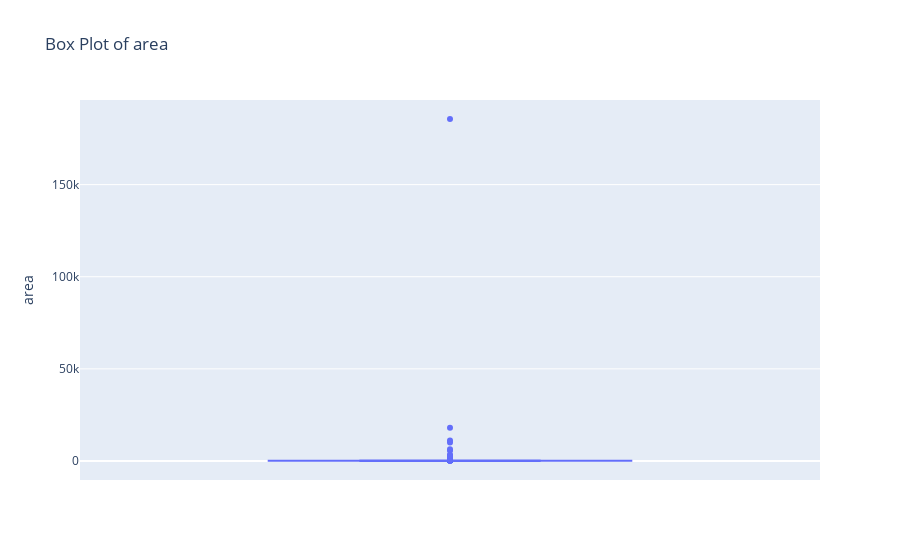

Write notebook code for a chart like this one.
### Code cell
fig = px.box(real_estate, y='area', title='Box Plot of area')

# Show the plot
fig.show()

### Figure 1 — Plotly figure (JSON) as saved in the notebook; plotly's stock layout.template omitted (floating-point values rounded to 4 significant figures; data arrays with more than 128 entries replaced by an {"elided": "..."} marker saying what was removed)
{"data": [{"alignmentgroup": "True", "hovertemplate": "area=%{y}<extra></extra>", "legendgroup": "", "marker": {"color": "#636efa"}, "name": "", "notched": false, "offsetgroup": "", "orientation": "v", "showlegend": false, "type": "box", "x0": " ", "xaxis": "x", "y": {"elided": "6761 int values"}, "y0": " ", "yaxis": "y"}], "layout": {"boxmode": "group", "legend": {"tracegroupgap": 0}, "title": {"text": "Box Plot of area"}, "xaxis": {"anchor": "y", "domain": [0, 1]}, "yaxis": {"anchor": "x", "domain": [0, 1], "title": {"text": "area"}}}}
